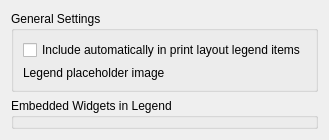
         <widget class="QWidget" name="mOptsPage_Legend">
          <layout class="QVBoxLayout" name="verticalLayout_151">
           <item>
            <widget class="QGroupBox" name="groupBox_2">
             <property name="title">
              <string>General Settings</string>
             </property>
             <layout class="QGridLayout" name="gridLayout_3" columnstretch="1,2">
              <item row="1" column="0">
               <widget class="QLabel" name="mLegendPlaceholderLabel">
                <property name="text">
                 <string>Legend placeholder image</string>
                </property>
               </widget>
              </item>
              <item row="1" column="1">
               <widget class="QgsImageSourceLineEdit" name="mLegendPlaceholderWidget" native="true">
                <property name="focusPolicy">
                 <enum>Qt::StrongFocus</enum>
                </property>
               </widget>
              </item>
              <item row="0" column="0" colspan="2">
               <widget class="QCheckBox" name="mIncludeByDefaultInLayoutLegendsCheck">
                <property name="text">
                 <string>Include automatically in print layout legend items</string>
                </property>
               </widget>
              </item>
             </layout>
            </widget>
           </item>
           <item>
            <widget class="QGroupBox" name="groupBox">
             <property name="sizePolicy">
              <sizepolicy hsizetype="Preferred" vsizetype="Expanding">
               <horstretch>0</horstretch>
               <verstretch>0</verstretch>
              </sizepolicy>
             </property>
             <property name="title">
              <string>Embedded Widgets in Legend</string>
             </property>
             <layout class="QVBoxLayout" name="verticalLayout_17">
              <property name="leftMargin">
               <number>0</number>
              </property>
              <property name="topMargin">
               <number>0</number>
              </property>
              <property name="rightMargin">
               <number>0</number>
              </property>
              <property name="bottomMargin">
               <number>0</number>
              </property>
              <item>
               <widget class="QgsLayerTreeEmbeddedConfigWidget" name="mLegendConfigEmbeddedWidget" native="true">
                <property name="focusPolicy">
                 <enum>Qt::StrongFocus</enum>
                </property>
               </widget>
              </item>
             </layout>
            </widget>
           </item>
          </layout>
         </widget>
